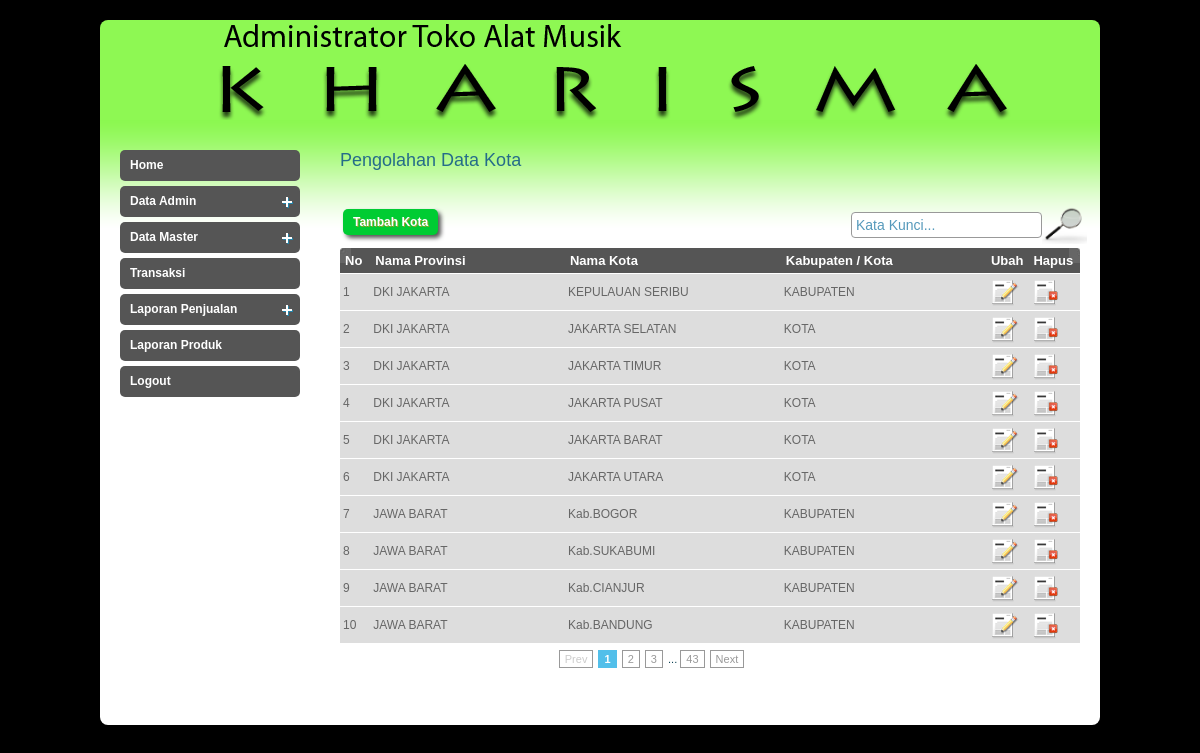
The page /admin/index.php?page=kota (signed in) on the database its author committed.
### tables this page shows
CREATE TABLE `t_kota` (
  `id_kota` int(10) NOT NULL auto_increment,
  `id_provinsi` int(10) default NULL,
  `nama_kota` varchar(50) default NULL,
  `kabkota` varchar(20) default NULL,
  UNIQUE KEY `kota#PX` (`id_kota`),
  KEY `id_provinsi` (`id_provinsi`)
);

CREATE TABLE `t_provinsi` (
  `id_provinsi` int(10) NOT NULL auto_increment,
  `nama_provinsi` varchar(30) default NULL,
  KEY `id_prov` (`id_provinsi`)
);

### admin/inc/kota.php (the view, shortened to what this page needs)
<h2>Pengolahan Data Kota</h2>
    <?php
if(isset($_GET['act'])){
	if($_GET['act'] == 'add'){
	?>
    <form action="" method="post" id="registrationform">
        <table>
        	<tr>
            	<td><label for="provinsi">Nama Provinsi :</label></td>
            	<td>
                		<select size="1" name="provinsi" id="provinsi" class="inputan">
                        <?php
						$qprov = mysql_query("SELECT * FROM t_provinsi");
						while($dprov = mysql_fetch_array($qprov)){
						?>
                        	<option value="<?php echo $dprov['id_provinsi']; ?>"><?php echo $dprov['nama_provinsi']; ?></option>
                        <?php
						}
						?>
                        </select>
               	</td>
            </tr>
        	<tr>
            	<td><label for="kota">Nama Kota :</label></td>
            	<td><input type="text" name="kota" id="kota" size="49" maxlength="128" class="inputan"/></td>
            </tr>
        	<tr>
            	<td><label for="jenis">Jenis Kota :</label></td>
            	<td>
                		<select size="1" name="jenis" id="jenis" class="inputan">
                        	<option value="KOTA">KOTA</option>
                        	<option value="KABUPATEN">KABUPATEN</option>
                        </select>
               	</td>
            </tr>
        	<tr>
            	<td colspan="2" align="center">
                <input type="submit" name="save" value="Simpan" class="buton"/>
                <input type="reset" name="reset" value="Batal" onClick="window.location = '?page=kota';" class="buton"/></td>
            </tr>
        </table>
	</form>
    <?php
	}
	elseif($_GET['act'] == 'edit'){
	$id_kota = addslashes($_GET['idk']);
	$qkota = mysql_query("SELECT * FROM t_kota a, t_provinsi b
						 WHERE a.id_provinsi = b.id_provinsi
						 AND a.id_kota = '$id_kota'");
	$dkota = mysql_fetch_array($qkota);
	?>
    <form action="" method="post" onSubmit="return conf();" id="registrationform">
        <table>
        	<tr>
            	<td><label for="provinsi">Nama Provinsi :</label></td>
            	<td>
                		<select size="1" name="provinsi" id="provinsi" class="inputan">
                        <?php
						$qprov = mysql_query("SELECT * FROM t_provinsi");
						while($dprov = mysql_fetch_array($qprov)){
						?>
                        	<option value="<?php echo $dprov['id_provinsi']; ?>" <?php echo($dprov['id_provinsi'] == $dkota['id_provinsi'])?"selected":""; ?>><?php echo $dprov['nama_provinsi']; ?></option>
                        <?php
						}
						?>
                        </select>
               	</td>
            </tr>
        	<tr>
            	<td><label for="kota">Nama Kota :</label></td>
            	<td><input type="text" name="kota" id="kota" size="49" maxlength="128" value="<?php echo $dkota['nama_kota']; ?>" class="inputan"/></td>
            </tr>
        	<tr>
            	<td><label for="jenis">Jenis Kota :</label></td>
            	<td>
                		<select size="1" name="jenis" id="jenis" class="inputan">
                        	<option value="KOTA" <?php echo($dkota['kabkota'] == 'KOTA')?"selected":""; ?>>KOTA</option>
                        	<option value="KABUPATEN" <?php echo($dkota['kabkota'] == 'KABUPATEN')?"selected":""; ?>>KABUPATEN</option>
                        </select>
               	</td>
            </tr>
        	<tr>
            	<td colspan="2" align="center"><input type="hidden" name="id_kota" value="<?php echo $id_kota; ?>" />
                <input type="submit" name="update" value="Ubah" class="buton" />
                <input type="reset" name="reset" value="Batal" onClick="window.location = '?page=kota';" class="buton"/>
              	</td>
            </tr>
        </table>
	</form>
    <?php
	}
}
else{
$batas   = 10;
if(empty($halaman)){
	$posisi  = 0;
	$halaman = 1;
}
else{
	$posisi = ($halaman-1) * $batas;
}
?>
	<table width="100%" style=" margin-top:10px;">
    <tr>
    <td align="right">
	<a href="?page=kota&act=add" class="buton">Tambah Kota</a>
    </td>
    <td align="right" width="70%">
    <form method="post" action="">
    	<input type="text" name="textcari" class="newsletter_input" value="<?php if(isset($_POST['textcari'])){ echo $_POST['textcari']; } else { echo "Kata Kunci..."; }?>" onBlur="if(this.value=='') this.value='Kata Kunci...';" onFocus="if(this.value=='Kata Kunci...') this.value='';" /><input type="image" src="images/search.png" width="45" name="cari" style="margin-bottom:-14px;" title="Cari"/>
    </form>
    </td></tr>
    </table>
    <?php
	if(isset($_POST['textcari'])){
		$sqlquery = "AND nama_kota LIKE '%$_POST[textcari]%'";
	}
	else{
		$sqlquery = "";
	}
?>
<table width="592" id="rounded-corner">
    <thead>
    	<tr>
        	<th width="51" class="rounded-company" scope="col">No</th>
            <th width="444" class="rounded" scope="col">Nama Provinsi</th>
            <th width="444" class="rounded" scope="col">Nama Kota</th>
            <th width="444" class="rounded" scope="col">Kabupaten / Kota</th>
            <th width="32" class="rounded" scope="col">Ubah</th>
            <th width="45" class="rounded-q4" scope="col">Hapus</th>
        </tr>
    </thead>
    <tbody>
    	<?php
		$qkota = mysql_query("SELECT * FROM t_kota a, t_provinsi b
							WHERE a.id_provinsi = b.id_provinsi
							$sqlquery
							LIMIT $posisi,$batas");
		$kolom=1;
		$i=0;
		$no = $posisi+1;
		while($dkota = mysql_fetch_array($qkota)){
			if ($i >= $kolom){
				echo "<tr class='row$dkota[id_kota]'>";
			}
		?>
        	<td><?php echo $no; ?></td>
            <td><?php echo $dkota['nama_provinsi']; ?></td>
            <td><?php echo $dkota['nama_kota']; ?></td>
            <td><?php echo $dkota['kabkota']; ?></td>
            <td><a href="?page=kota&act=edit&idk=<?php echo $dkota['id_kota']; ?>"><img src="images/user_edit.png" alt="" title="" border="0" /></a></td>
            <td width="45">
            	<a href="<?php echo $dkota['id_kota']; ?>" id="kota" class="ask">
                	<img src="images/trash.png" alt="" title="" border="0" />
                </a>
            </td>
        <?php
		$i++;
		$no++;
			if($i >= $kolom){
				echo "</tr>";
			}
		}
		?>
    </tbody>
</table>
<div class="pagination">
	<?php
	$tampil2 = mysql_query("SELECT * FROM t_kota a, t_provinsi as b
							WHERE a.id_provinsi = b.id_provinsi
							$sqlquery");
	$jmldata = mysql_num_rows($tampil2);
	$jmlhal  = ceil($jmldata/$batas);
	echo "<div class=paging>";
	if($halaman > 1){
		$prev=$halaman-1;
		echo "<span class=prevnext><a href='$_SERVER[PHP_SELF]?page=kota&halaman=$prev'>Prev</a></span> ";
	}
	else{
		echo "<span class=disabled>Prev</span> ";
	}
	$angka=($halaman > 3 ? " ... " : " ");
	for($i=$halaman-2;$i<$halaman;$i++)
	{
	  if ($i < 1)
		  continue;
	  $angka .= "<a href='$_SERVER[PHP_SELF]?page=kota&halaman=$i'>$i</a> ";
	}
	$angka .= "<span class=current>$halaman</span> ";
	for($i=$halaman+1;$i<($halaman+3);$i++)
	{
	  $angka .= "<a href='$_SERVER[PHP_SELF]?page=kota&halaman=$i'>$i</a> ";
	}
	$angka .= ($halaman+2<$jmlhal ? " ...
			  <a href='$_SERVER[PHP_SELF]?page=kota&halaman=$jmlhal'>$jmlhal</a> " : " ");
	echo "$angka ";
	if($halaman < $jmlhal){
		$next=$halaman+1;
		echo "<span class=prevnext><a href='$_SERVER[PHP_SELF]?page=kota&halaman=$next'>Next</a></span>";
	}
	else{
		echo "<span class=disabled>Next</span>";
	}
	echo "</div>";
}
	?>

### admin/style.css (style rules this page uses)
body { background:#000; font-family:Arial, Helvetica, sans-serif; padding:0; font-size:12px; margin-top:20px; color: #0e4354; }
a { color:#256c89; }
h2 { font-size:18px; color:#256c89; font-weight:normal; padding:0px 0 15px 0; margin:0px; clear:both; }
#rounded-corner { margin:0px; width:740px; text-align: left; border-collapse: collapse; }
#rounded-corner thead th.rounded-company { width:26px; background: #555555 url('images/left.jpg') left top no-repeat; }
#rounded-corner thead th.rounded-q4 { background: #555555 url('images/right.jpg') right top no-repeat; }
#rounded-corner th { padding: 5px; font-weight: bold; font-size: 13px; color: #FFF; background: #555; }
#rounded-corner td { padding: 3px; background:#ddd; border-top: 1px solid #fff; color: #666; }
div.pagination { width:625px; clear:both; padding:10px 0 10px 0; margin:0px; text-align:center; float:left; clear:both; font-size:11px; }
div.pagination a { padding: 2px 5px 2px 5px; margin-right: 2px; border: 1px solid #999; text-decoration: none; color: #999; }
div.pagination span.current { padding: 2px 5px 2px 5px; margin-right: 2px; border: 1px solid #52bfea; font-weight: bold; background-color: #52bfea; color: #FFF; }
div.pagination span.disabled { padding: 2px 5px 2px 5px; margin-right: 2px; border: 1px solid #999; color: #ccc; }
.buton { display:block; float:left; margin:10px 5px 10px 0px; line-height:26px; font-weight:bold; text-decoration:none; color:#FFFFFF; text-shadow:1px 1px #8fa42b; width:auto;height:26px; padding:0 10px 0 10px; background:#0C3; -moz-border-radius: 5px; -webkit-border-radius: 5px; -moz-box-shadow:3px 3px 4px #555; -webkit-box-shadow: 3px 3px 4px #555; }
input[type=text],input[type=password], select, textarea { -moz-border-radius:4px; -webkit-border-radius:4px; border:1px solid #999; font-size:14px; color:#5599bb; padding:4px; }

### rows shown on the page
t_kota: id_provinsi.nama_provinsi "DKI JAKARTA", nama_kota "KEPULAUAN SERIBU", kabkota "KABUPATEN"
t_kota: id_provinsi.nama_provinsi "DKI JAKARTA", nama_kota "JAKARTA SELATAN", kabkota "KOTA"
t_kota: id_provinsi.nama_provinsi "DKI JAKARTA", nama_kota "JAKARTA TIMUR", kabkota "KOTA"
t_kota: id_provinsi.nama_provinsi "DKI JAKARTA", nama_kota "JAKARTA PUSAT", kabkota "KOTA"
t_kota: id_provinsi.nama_provinsi "DKI JAKARTA", nama_kota "JAKARTA BARAT", kabkota "KOTA"
t_kota: id_provinsi.nama_provinsi "DKI JAKARTA", nama_kota "JAKARTA UTARA", kabkota "KOTA"
t_kota: id_provinsi.nama_provinsi "JAWA BARAT", nama_kota "Kab.BOGOR", kabkota "KABUPATEN"
t_kota: id_provinsi.nama_provinsi "JAWA BARAT", nama_kota "Kab.SUKABUMI", kabkota "KABUPATEN"
t_kota: id_provinsi.nama_provinsi "JAWA BARAT", nama_kota "Kab.CIANJUR", kabkota "KABUPATEN"
t_kota: id_provinsi.nama_provinsi "JAWA BARAT", nama_kota "Kab.BANDUNG", kabkota "KABUPATEN"

### other values the page prints
$halaman "1"
$jmlhal "43"
